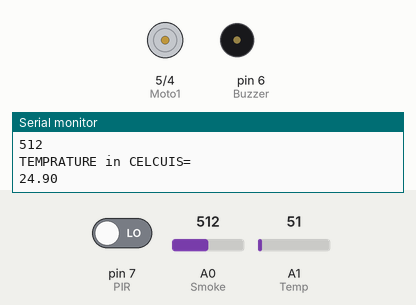
Recording of a sketch running on a simulated Arduino Uno, built with avr-gcc and run on an emulated ATmega328P. Parts: motor-driver pin pairs drawn as motors (green arrow = first pin HIGH = forward, orange = second pin HIGH = backward, longer = more drive), buzzer (waves = sounding, pin HIGH), the last lines printed to the serial monitor. Inputs (shaded band) come from the test bench; at power-on: A1 (Temp) = 51, pin 7 (PIR) LOW, A0 (Smoke) = 512. The modem accepts every AT command (registered, SIM ready, sends succeed) and sends nothing else.

Above: at 1.3 s.
1.4 s: A1 (Temp) set to 85
5.3 s: A1 (Temp) set to 100
At 8.5 s:
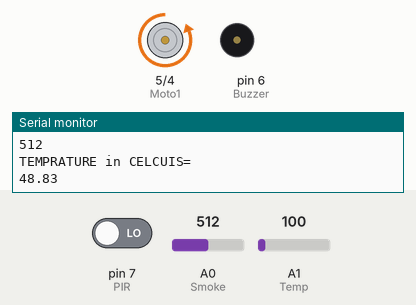
At 10.4 s:
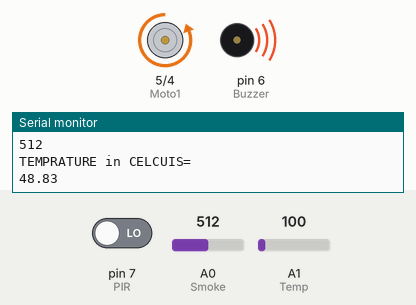
Timing chart, 0 to 11.9 s (numbered marks = the images above; inputs shaded):
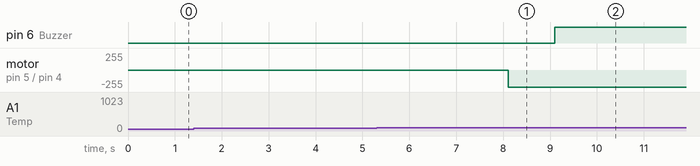

The sketch:

Firealertsystem.ino
```cpp
#include<SoftwareSerial.h>
int Smoke=A0;
int PIR=7;
int Temp=A1;
int Moto1=5;
int Moto2=4;
int Buzzer=6;
int sensorThres = 200;

SoftwareSerial mySerial(2,3);

void setup()
{
  mySerial.begin(9600);
  pinMode(Smoke,INPUT);
  pinMode(PIR,INPUT);
  pinMode(Temp,INPUT);
  pinMode(Moto1, OUTPUT);
  pinMode(Moto2,OUTPUT);
  pinMode(Buzzer, OUTPUT);
  Serial.begin(9600);
  delay(100);
}

void loop()
{
  int Smokreadn=analogRead(Smoke);                //analog read Smoke

  float mv,cel;

         Serial.println("Smoke Percentage is= ");
         Serial.println(Smokreadn);
         delay(1000);

       if (Smokreadn> sensorThres)             // SMOKE SensorChecks if it has reached the threshold value
       {
         int Tmpreadn= analogRead(Temp);                 //temp analog read
           mv=(Tmpreadn/1024.0)*5000;
           cel=mv/10;
         Serial.println("TEMPRATURE in CELCUIS= ");
         Serial.println(cel);
         delay(1000);

            if (cel >45)
      {
        digitalWrite(Moto2,HIGH);
        digitalWrite(Moto1,LOW);
          delay(1000);
        digitalWrite(Buzzer,HIGH);
         delay(1000);
       int Pirreadn= digitalRead(PIR);                  //Digital read PIR
       if(Pirreadn==HIGH)
       {
               gsmsg();
             delay(1000);
        }
        else
       {
              gsmsg1();
          delay(1000);
        }

      }

  }
     else  if(Smokreadn<sensorThres && cel<40)
     {

       delay(1000);
       digitalWrite(Buzzer,LOW);
          delay(100);
         digitalWrite(Moto1,LOW);
          delay(100);
        digitalWrite(Moto2,LOW);
          delay(100);
     }
          if (mySerial.available()>0)
    {
        Serial.write(mySerial.read());
     }
}
void gsmsg()
{
    mySerial.println("AT+CMGF=1");    //Sets the GSM Module in Text Mode
   delay(1000);  // Delay of 1000 milli seconds or 1 second
   mySerial.println("AT+CMGS=\"+919689689901\r"); // Replace x with mobile number
   delay(1000);
   mySerial.println("WARNING!!FIRE HUMAN DETECTED call \nAMBULANCE-108\n FIREBRIGADE-101");// The SMS text you want to send
   delay(1000);
   mySerial.println((char)26);// ASCII code of CTRL+Z
   delay(1000);
}
void gsmsg1()
{
    mySerial.println("AT+CMGF=1");    //Sets the GSM Module in Text Mode
   delay(1000);  // Delay of 1000 milli seconds or 1 second
   mySerial.println("AT+CMGS=\"+919689689901\"\r"); // Replace x with mobile number
   delay(1000);
   mySerial.println("WARNING!!FIRE NO HUMANDETECTED call \n FIREBRIGADE-101");// The SMS text you want to send
   delay(1000);
   mySerial.println((char)26);// ASCII code of CTRL+Z
   delay(1000);
}
```

Measured:
- the behaviour switches between 92 and 93 on A1 (Temp) (found by bisection; images 0 and 1)
- after the input at 5.3 s, pin 6 (Buzzer): LOW → HIGH after 3.8 s; motor on pin 5 (Moto1) / pin 4 (Moto2): stopped → backward 255/255 after 2.8 s
